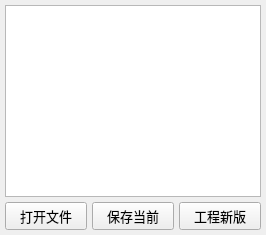
        <widget class="QWidget" name="tabArchive">
         <attribute name="title">
          <string>存档</string>
         </attribute>
         <layout class="QGridLayout" name="gridLayout_2">
          <property name="leftMargin">
           <number>5</number>
          </property>
          <property name="topMargin">
           <number>5</number>
          </property>
          <property name="rightMargin">
           <number>5</number>
          </property>
          <property name="bottomMargin">
           <number>5</number>
          </property>
          <property name="spacing">
           <number>5</number>
          </property>
          <item row="1" column="0">
           <widget class="QPushButton" name="QpbOpen">
            <property name="minimumSize">
             <size>
              <width>0</width>
              <height>28</height>
             </size>
            </property>
            <property name="font">
             <font>
              <pointsize>10</pointsize>
             </font>
            </property>
            <property name="text">
             <string>打开文件</string>
            </property>
           </widget>
          </item>
          <item row="1" column="1">
           <widget class="QPushButton" name="QpbSave">
            <property name="minimumSize">
             <size>
              <width>0</width>
              <height>28</height>
             </size>
            </property>
            <property name="font">
             <font>
              <pointsize>10</pointsize>
             </font>
            </property>
            <property name="text">
             <string>保存当前</string>
            </property>
           </widget>
          </item>
          <item row="1" column="2">
           <widget class="QPushButton" name="QpbWork">
            <property name="minimumSize">
             <size>
              <width>0</width>
              <height>28</height>
             </size>
            </property>
            <property name="font">
             <font>
              <pointsize>10</pointsize>
             </font>
            </property>
            <property name="text">
             <string>工程新版</string>
            </property>
           </widget>
          </item>
          <item row="0" column="0" colspan="3">
           <widget class="QListWidget" name="QlwArchive"/>
          </item>
         </layout>
        </widget>
